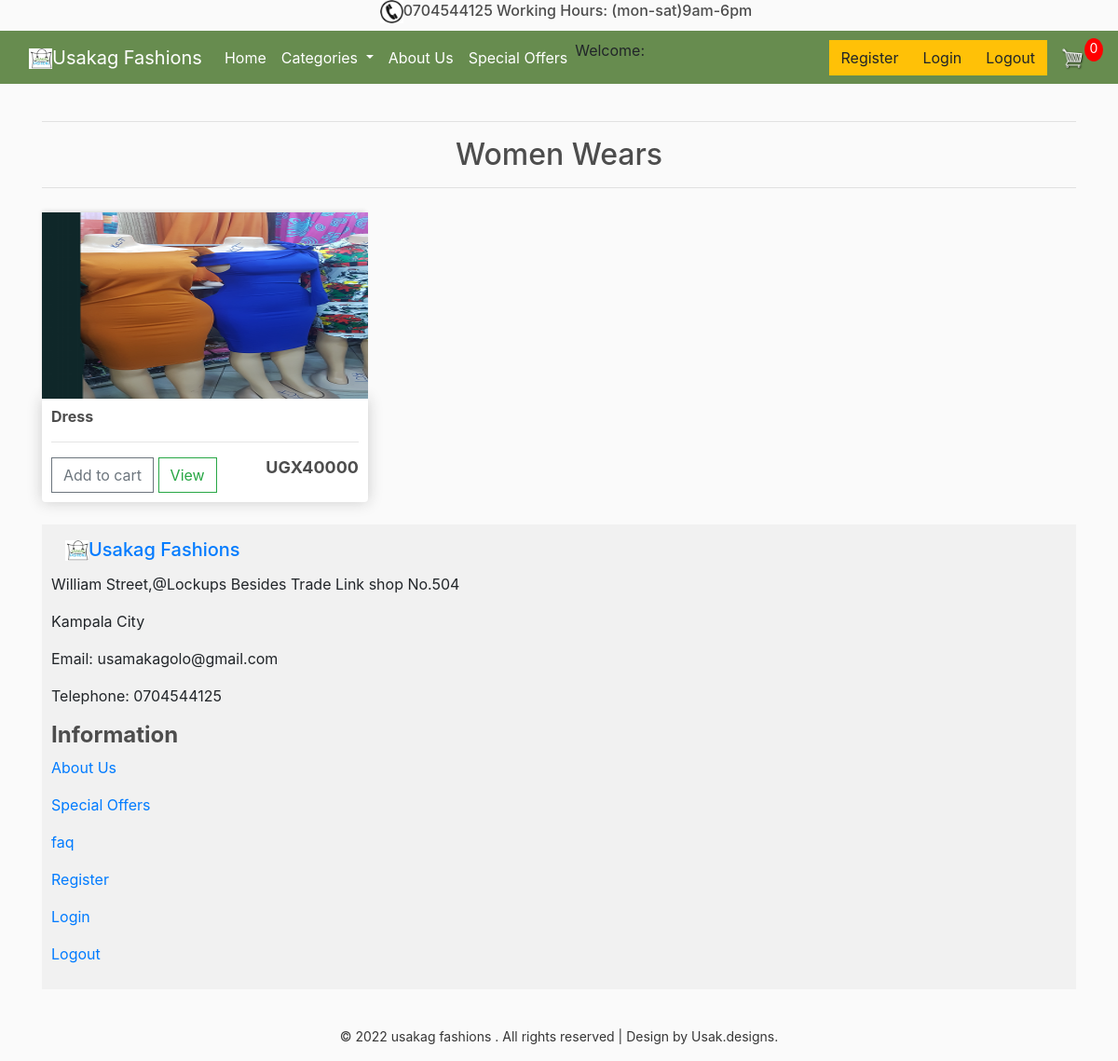
Screenshot of /women/ with the database file from the repository.
### store/models.py (models this page shows, shortened)
class Product(models.Model):
    name = models.CharField(max_length=200, null=True)
    price_0 = models.DecimalField(max_digits=10, decimal_places=0, null=True)
    price = models.DecimalField(max_digits=10, decimal_places=0)
    digital = models.BooleanField(default=False, null=True, blank=False)
    image = models.ImageField(upload_to='images', null=True, blank=True)
    STATUS_TYPE_CHOICES=[
        ('BAGS','BAGS'),
        ('MEN','MEN'),
        ('SCARVES','SCARVES'),
        ('WOMEN','WOMEN')
    ]
    status = models.CharField(max_length=100,choices=STATUS_TYPE_CHOICES)
    STATUS_TYPE_CHOICES=[
        ('YES','YES'),
        ('NO','NO'),
    ]
    special_offers = models.CharField(max_length=100,choices=STATUS_TYPE_CHOICES)
    STATUS_TYPE_CHOICES=[
        ('M','M'),
        ('S','S'),
        ('L','L'),
        ('XL','XL'),
        ('XXL','XXL'),
        ('XXXL','XXXL'),
    ]
    size = models.CharField(max_length=100,choices=STATUS_TYPE_CHOICES)
    STATUS_TYPE_CHOICES=[
        ('NEW','NEW'),
        ('SECOND HAND','SECOND HAND'),
    ]
    item_status = models.CharField(max_length=100,choices=STATUS_TYPE_CHOICES)
    @property
    def imageURL(self):
        try:
            url = self.image.url
        except:
            url = ''
        return url

### store/views.py (the view)
# urls.py: path('women/', views.manage_women, name="women"),
def manage_women(request):
    data= cartData(request)
    cartItems = data['cartItems']
    women_wear = Product.objects.filter(status = 'WOMEN')
    context={
        'women_wear':women_wear,
        'cartItems':cartItems
    }
    return render(request, 'store/women_wear.html', context)

### store/utils.py (called while the page is built, shortened)
def cookieCart(request):
    try:
        cart = json.loads(request.COOKIES['cart'])
    except:
        cart = {}
    print('CART:', cart)
    items = []
    order = {'get_cart_total':0, 'get_cart_items':0, 'shipping':False}
    cartItems = order['get_cart_items']
    return{'cartItems':cartItems, 'order':order, 'items':items}

def cartData(request):
    if request.user.is_authenticated:
        customer = request.user.customer
        order, created = Order.objects.get_or_create(customer=customer,complete=False)
        items = order.orderitem_set.all()
        cartItems = order.get_cart_items
    else:
        cookieData = cookieCart(request)
        cartItems = cookieData['cartItems']
        order = cookieData['order']
        items = cookieData['items']
    return{'cartItems':cartItems, 'order':order, 'items':items}

### store/templates/store/women_wear.html (shortened to what this page needs)
{% extends 'store/main.html' %}
{% load static %}
{% block content %}
<hr>
<h2 class="text-center">Women Wears</h2>
<hr>
     <div class="row">
        {% for women in women_wear %}
        <div class="col-lg-4">
            <img class="thumbnail" src="{{women.imageURL}}">
            <div class="box-element product">
                <h6><strong>{{women.name}}</strong></h6>
                <hr>
                <button data-product={{women.id}} data-action="add" class="btn btn-outline-secondary add-btn update-cart">Add to cart</button>
                <a  class="btn btn-outline-success" href="{% url 'single_product' women.id %}">View</a>
                <h4 style="display: inline-block; float: right; font-size: 18px;"><strong>UGX{{women.price}}</strong></h4>
            </div>
        </div>
        {% endfor %}
     </div>
     <br>
<div class="grid-container">
    <div class="footer">
      <h4><a class="navbar-brand" href="{% url 'store' %}"><img id="logo-icon" src="{% static 'images/capture1.png' %}" alt=" " />Usakag Fashions</a></h4>
        <p>William Street,@Lockups Besides Trade Link shop No.504</p>
        <p>Kampala City</p>
        <p>Email: usamakagolo@gmail.com</p>
        <p>Telephone: 0704544125</p>
     <div class="text-centre">
      <h4><b>Information</b></h4>
        <p><a href="{% url 'about_us' %}">About Us</a></p>
        <p><a href="{% url 'special_offers' %}">Special Offers</a></p>
        <p><a href="{% url 'faq' %}">faq</a></p>
        <p><a href="{% url 'store' %}">Register</a></p>
        <p><a href="{% url 'store' %}">Login</a></p>
        <p><a href="{% url 'store' %}">Logout</a></p>
      </div>
    </div>
   </div>
  <p class="copy-right">© 2022 usakag fashions . All rights reserved | Design by <a href="#"> Usak.designs.</a></p>
{% endblock content %}

### static/css/main.css (style rules this page uses)
body { background-color: hsl(0, 0%, 98%); }
h1,h2,h3,h4,h5,h6 { color:hsl(0, 0%, 30%); }
.box-element { box-shadow:hsl(0, 0%, 80%) 0 0 16px; background-color: #fff; border-radius: 4px; padding: 10px; }
.thumbnail { width: 100%; height: 200px; -webkit-box-shadow: -1px -3px 5px -2px rgba(214,214,214,1); -moz-box-shadow: -1px -3px 5px -2px rgba(214,214,214,1); box-shadow: -1px -3px 5px -2px rgba(214,214,214,1); }
.product { border-radius: 0 0 4px 4px; }
#logo-icon { width:25px; display: inline-block; margin-left: 15px; }
.col-lg-4, .col-lg-6, .col-lg-8, .col-lg-12 { margin-top: 10px; }
.btn { border-radius: 0; }

### static/css/style.css (style rules this page uses)
.footer { grid-area: footer; background-color: #f1f1f1; padding: 10px; text-align: left; }
p.copy-right { margin-top:40px; text-align:center; font-size:14px; color:#363636; }
p.copy-right a { color:#363636; }

### rows the page displays
Product: imageURL (picture), name "Dress", price "40000"

### other values shown
{{ cartItems }} "0"
